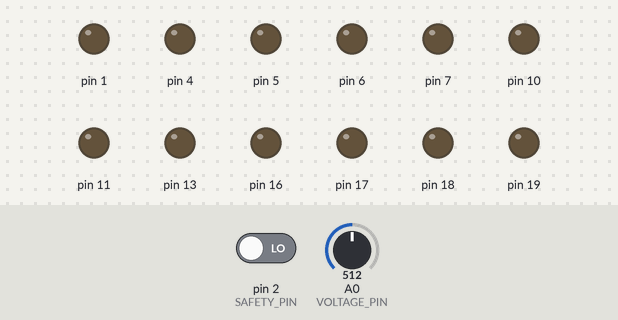
The sketch below on a simulated Arduino Uno, built with avr-gcc and run on an emulated ATmega328P. On the bench: output pins drawn as LEDs (lit = HIGH). The inputs (shaded band) are chosen by the test bench; at power-on: pin 2 (SAFETY_PIN) LOW, A0 (VOLTAGE_PIN) = 512.

Above: at 0.1 s.
Timing chart, 0 to 1.6 s (numbered marks = the images above):
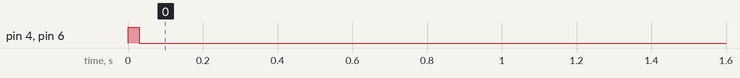

The sketch:

Turbine_Board_test_code.ino
```cpp
#include <SoftwareSerial.h>

#define SAFETY_PIN 2
#define RPM_PIN 3
#define P13A B00010000
#define P13B B00100000
#define P12A B01000000
#define P12B B10000000
#define SOFT_RX 8
#define SOFT_TX 9
#define VOLTAGE_PIN A0
#define COMMON_RELAY_PIN_A B10000000
#define COMMON_RELAY_PIN_B B01000000

#define ON true
#define OFF false
#define OUT true
#define IN false
#define TRANSMIT_TIME 500
#define SAMPLE_TIME 200
#define BURST_TIME 10
#define RPM_TIME 200
#define NOTCHES 4
#define COUNT 5
#define RPM_SAMPLES 5

SoftwareSerial SoftSerial(SOFT_RX, SOFT_TX);

bool Safety_Flag;

uint8_t counter, samples;

uint16_t T_voltage, RPM;

uint32_t transmit_timer, sample_timer, burst_timer, rpm_timer, v_sum, FP_on, FP_off, FP_sum;

void setup()
{
  //Setup all ports and INPUTS or OUTPUTS
  DDRD = B11110010; //Digital Pins 7-0  1 - OUTPUT, 0 - INPUT
  DDRC = B00111100; //Analog Pins 7-0   1 - OUTPUT, 0 - INPUT
  DDRB = B00101110; //Digital Pins 13-8 1 - OUTPUT, 0 - INPUT

  //Attach interrupt to SAFETY_PIN
  attachInterrupt(digitalPinToInterrupt(SAFETY_PIN), safety_ISR, CHANGE);

  EMF_Brake(OFF);

  SoftSerial.begin(9600);
  Serial.begin(115200);

  Safety_Flag = false;
  counter = 0;
  samples = 0;
  T_voltage = 0;
  RPM = 0;
  FP_on = 0;
  FP_off = 0;
  FP_sum = 0;
  v_sum = 0;

  sample_timer = millis();
  burst_timer = 0;
  rpm_timer = millis();
  transmit_timer = millis();
}

void loop()
{
  sample_Data();

}

void EMF_Brake(bool var)
{
  /*
     If TRUE is passed in this function,
     the EMF Brake is engaged, shorting
     the three phases of the generator.

     If FALSE is passed in this function,
     the EMF Brake is disengaged, opening
     the three phases of the generator.
  */

  if (var)
  {
    PORTD |= (P13B | P12B);
    delay(30);
    PORTD &= ~(P13B | P12B);
  }
  else
  {
    PORTD |= (P13A | P12A);
    delay(30);
    PORTD &= ~(P13A | P12A);
  }
}

void safety_ISR()
{
  /*
     This Interrupt Service Routine is executed
     when a change is detected on the SAFETY_PIN
     and will set Safety_Flag TRUE if the pin is
     HIGH and FALSE if it is LOW.
  */

  Safety_Flag = PIND & B00000100 ? true : false;
}

uint8_t transmit_Data()
{
  /*
     This function transmits a packet of data to
     the Load-Side Board via Software Serial. It
     will transmit data every TRANSMIT_TIME ms.
     The function will also return the number of
     byte sent (6 if all went well).
  */

  if (millis() - transmit_timer >= TRANSMIT_TIME)
  {
    transmit_timer = millis();
    uint8_t bytes_sent = 0;

    bytes_sent += SoftSerial.write('0');
    bytes_sent += SoftSerial.write(T_voltage);
    bytes_sent += SoftSerial.write(T_voltage >> 8);
    bytes_sent +=  SoftSerial.write(RPM);
    bytes_sent +=  SoftSerial.write(RPM >> 8);
    bytes_sent += SoftSerial.write('6');

    return bytes_sent;
  }
}

word get_Voltage()
{
  word V = analogRead(VOLTAGE_PIN);
  return (1000 * (0.0196 * V + 0.0936));
}

void sample_Data()
{
  if (millis() - sample_timer >= SAMPLE_TIME)
  {
    if (millis() - burst_timer >= BURST_TIME)
    {
      burst_timer = millis();
      v_sum += get_Voltage();
      counter++;
    }
    if (counter >= (COUNT))
    {
      //calculate averages
      T_voltage = v_sum / counter;

      //reset values
      v_sum = 0;
      counter = 0;
      sample_timer = millis();
    }
  }
}

void RPM_sample_data()
{
  if (millis() - rpm_timer <= RPM_TIME)
  {
    rpm_timer = millis();

    while (FP_on == 0 && FP_off == 0)
    {
      FP_off = pulseIn(RPM_PIN, LOW);
      FP_on = pulseIn(RPM_PIN, HIGH);
    }
    samples++;

    FP_sum += (FP_on + FP_off);
    FP_on = 0;
    FP_off = 0;

    if (samples >= RPM_SAMPLES)
    {
      RPM = 1.56 * (NOTCHES * 60000000) / (samples * FP_sum);
      FP_sum = 0;
      samples = 0;

      RPM = RPM < 10000 ? RPM : 0;
    }
  }
}

#define pulse_ip 3 // read pin
const int Notches = 4; // once mechanical tells us how many notches they have, this can be hard coded instead of a variable
const int SamplesToAverage = 1;
unsigned long TimeOn[Notches];
unsigned long TimeOff[Notches];
unsigned long AVGRPM; // exported value
unsigned long timer; //universal timer

unsigned long freq, period; //
//float RPM[Notches]; //holds the readings from each notch
int n; // dummy variable to measure [Notches] amounts of times
int j = 0; // dummy variable to send out data every second


void RPMtest(){
  if (j < SamplesToAverage) {
    if (millis() - timer > 500) {
      for (n = 0; n < Notches; n++) { //read time spend high and low
        TimeOff[n] = pulseIn(pulse_ip, LOW);
        TimeOn[n] = pulseIn(pulse_ip, HIGH);
      }

      period = 0;
      for (n = 0; n < Notches; n++) { //sum up all of the notch timings
        period += TimeOff[n] + TimeOn[n];
      }

      freq = 60000000 / period; //get an RPM for the 1 revolution

      //Serial.print(freq);
      //Serial.print("rpm, \n");
      AVGRPM += freq; //add it to average
      j++; //increment for the while loop
      timer = millis();
    }
  }
  else if (AVGRPM < 8000000) {
    RPM = AVGRPM / SamplesToAverage;
    //Serial.println(AVGRPM); //print average
    AVGRPM = 0;
    j = 0;
  }
  else {
    RPM = 0;
    AVGRPM = 0;
    j = 0;
  }
}
```
